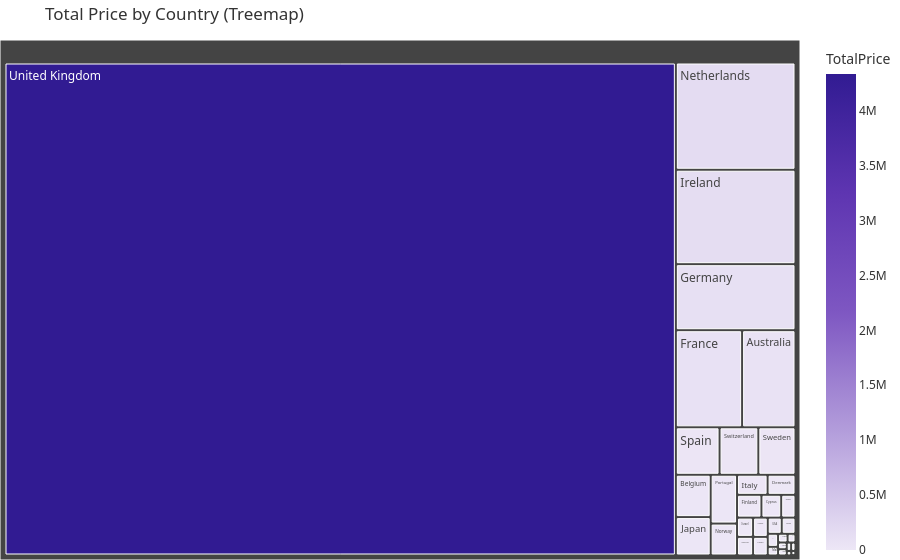

Notebook source saved alongside this figure:
### Markdown cell above
# Total Price by Country (Country Level Sales)

### Code cell
import pandas as pd
import plotly.express as px
%matplotlib inline

# Load your CSV
df = pd.read_csv("../data/gold/country_revenue.csv")

# Treemap
fig = px.treemap(
    df,
    path=["Country"],
    values="TotalPrice",
    color="TotalPrice",
    hover_data={"TotalPrice": ":,"},
    color_continuous_scale=[
        "#ede7f6",  # light lavender
        "#b39ddb",  # soft purple
        "#7e57c2",  # medium purple
        "#5e35b1",  # deep purple
        "#311b92"   # indigo
    ],
    title="Total Price by Country (Treemap)"
)

fig.update_layout(
    margin=dict(l=0, r=0, t=40, b=0),
    font=dict(
        family="Segoe UI, Roboto, Arial",
        size=12,
        color="#333"
    )
)

fig.show()

### Figure 1 — Plotly figure (JSON) as saved in the notebook; plotly's stock layout.template omitted (floating-point values rounded to 4 significant figures)
{"data": [{"branchvalues": "total", "customdata": [[67860.0], [3695.0], [227.1], [19290.0], [763.9], [1087.0], [5903.0], [489.4], [7322.0], [7280.0], [84240.0], [103400.0], [2919.0], [3914.0], [1764.0], [147900.0], [4047.0], [8012.0], [17500.0], [713.5], [266.0], [1171.0], [168000.0], [11030.0], [3570.0], [16860.0], [22.44], [4260.0], [483.2], [27140.0], [23080.0], [24110.0], [2964.0], [903.9], [4334000.0]], "domain": {"x": [0, 1], "y": [0, 1]}, "hovertemplate": "labels=%{label}<br>TotalPrice_sum=%{value}<br>parent=%{parent}<br>id=%{id}<br>TotalPrice=%{color:,}<extra></extra>", "ids": ["Australia", "Austria", "Bahrain", "Belgium", "Brazil", "Canada", "Cyprus", "Czech Republic", "Denmark", "Finland", "France", "Germany", "Greece", "Hong Kong", "Iceland", "Ireland", "Israel", "Italy", "Japan", "Lebanon", "Lithuania", "Malta", "Netherlands", "Norway", "Poland", "Portugal", "Saudi Arabia", "Singapore", "South Africa", "Spain", "Sweden", "Switzerland", "USA", "United Arab Emirates", "United Kingdom"], "labels": ["Australia", "Austria", "Bahrain", "Belgium", "Brazil", "Canada", "Cyprus", "Czech Republic", "Denmark", "Finland", "France", "Germany", "Greece", "Hong Kong", "Iceland", "Ireland", "Israel", "Italy", "Japan", "Lebanon", "Lithuania", "Malta", "Netherlands", "Norway", "Poland", "Portugal", "Saudi Arabia", "Singapore", "South Africa", "Spain", "Sweden", "Switzerland", "USA", "United Arab Emirates", "United Kingdom"], "marker": {"coloraxis": "coloraxis", "colors": [67860.0, 3695.0, 227.1, 19290.0, 763.9, 1087.0, 5903.0, 489.4, 7322.0, 7280.0, 84240.0, 103400.0, 2919.0, 3914.0, 1764.0, 147900.0, 4047.0, 8012.0, 17500.0, 713.5, 266.0, 1171.0, 168000.0, 11030.0, 3570.0, 16860.0, 22.44, 4260.0, 483.2, 27140.0, 23080.0, 24110.0, 2964.0, 903.9, 4334000.0]}, "name": "", "parents": ["", "", "", "", "", "", "", "", "", "", "", "", "", "", "", "", "", "", "", "", "", "", "", "", "", "", "", "", "", "", "", "", "", "", ""], "type": "treemap", "values": [67860.0, 3695.0, 227.1, 19290.0, 763.9, 1087.0, 5903.0, 489.4, 7322.0, 7280.0, 84240.0, 103400.0, 2919.0, 3914.0, 1764.0, 147900.0, 4047.0, 8012.0, 17500.0, 713.5, 266.0, 1171.0, 168000.0, 11030.0, 3570.0, 16860.0, 22.44, 4260.0, 483.2, 27140.0, 23080.0, 24110.0, 2964.0, 903.9, 4334000.0]}], "layout": {"coloraxis": {"colorbar": {"title": {"text": "TotalPrice"}}, "colorscale": [[0, "#ede7f6"], [0.25, "#b39ddb"], [0.5, "#7e57c2"], [0.75, "#5e35b1"], [1, "#311b92"]]}, "font": {"color": "#333", "family": "Segoe UI, Roboto, Arial", "size": 12}, "legend": {"tracegroupgap": 0}, "margin": {"b": 0, "l": 0, "r": 0, "t": 40}, "title": {"text": "Total Price by Country (Treemap)"}}}
